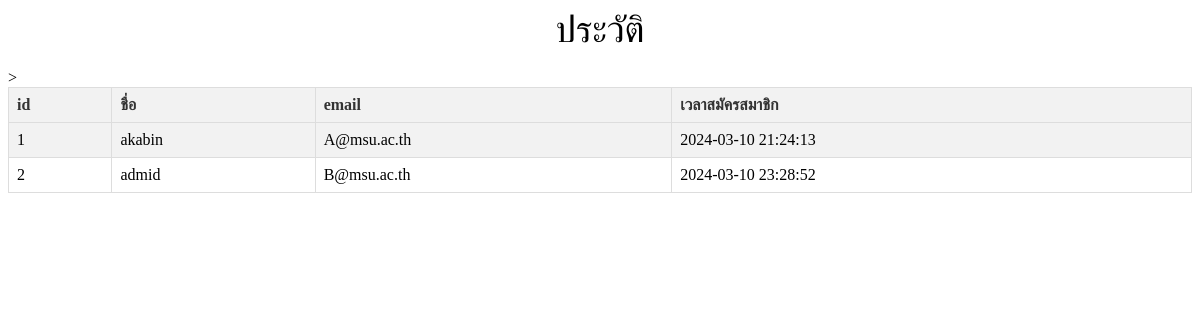
Page /ca/cake/k/album/view_user.php on the committed database.
### tables this page shows
CREATE TABLE `users` (
  `id` int(10) NOT NULL,
  `firstname` varchar(255) NOT NULL,
  `lastname` varchar(255) NOT NULL,
  `email` varchar(255) NOT NULL,
  `password` varchar(255) NOT NULL,
  `urole` varchar(255) NOT NULL,
  `created_at` timestamp NOT NULL DEFAULT current_timestamp()
);

### ca/cake/k/album/view_user.php (the view, shortened to what this page needs)
<?php
include "connectdb.php";
$sql = "SELECT * from `users`";
?>
<center>ประวัติ</center><br>
<?php
$result = mysqli_query($conn, $sql);
echo "
<table border='1'>
    <tr>
        <th>id</th>
        <th>ชื่อ</th>
        <th>email</th>
        <th>เวลาสมัครสมาชิก</th>
        >
    </tr>";
while ($row = $result->fetch_assoc()) {
    echo "
    <tr>
    <td>" . $row["id"] . "</td>
        <td>" . $row["firstname"] . "</td>
        <td>" . $row["email"] . "</td>
        <td>" . $row["created_at"] . "</td>
    </tr>";
}
echo "</table>";
?>

### ca/cake/k/album/view_user.php (style rules this page uses)
center { font-size: 230%; }
table { border-collapse: collapse; width: 100%; }
th, td { border: 1px solid #ddd; padding: 8px; text-align: left; }
th { background-color: #f2f2f2; color: #333; }
tr:nth-child(even) { background-color: #f2f2f2; }

### rows in the picture
users: id "1", firstname "akabin", email "A@msu.ac.th", created_at "2024-03-10 21:24:13"
users: id "2", firstname "admid", email "B@msu.ac.th", created_at "2024-03-10 23:28:52"
